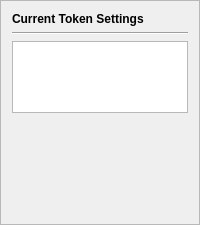
        <widget class="QFrame" name="frame_3">
         <property name="frameShape">
          <enum>QFrame::StyledPanel</enum>
         </property>
         <property name="frameShadow">
          <enum>QFrame::Raised</enum>
         </property>
         <layout class="QVBoxLayout" name="verticalLayout_8">
          <item>
           <layout class="QVBoxLayout" name="verticalLayout_9">
            <item>
             <widget class="QLabel" name="currentDataLabel">
              <property name="font">
               <font>
                <weight>75</weight>
                <bold>true</bold>
               </font>
              </property>
              <property name="lineWidth">
               <number>1</number>
              </property>
              <property name="text">
               <string>Current Token Settings</string>
              </property>
             </widget>
            </item>
            <item>
             <widget class="Line" name="line">
              <property name="orientation">
               <enum>Qt::Horizontal</enum>
              </property>
             </widget>
            </item>
            <item>
             <widget class="QTextBrowser" name="currentTokenData">
              <property name="lineWidth">
               <number>0</number>
              </property>
              <property name="verticalScrollBarPolicy">
               <enum>Qt::ScrollBarAsNeeded</enum>
              </property>
              <property name="horizontalScrollBarPolicy">
               <enum>Qt::ScrollBarAsNeeded</enum>
              </property>
              <property name="sizeAdjustPolicy">
               <enum>QAbstractScrollArea::AdjustToContents</enum>
              </property>
             </widget>
            </item>
            <item>
             <spacer name="verticalSpacer_3">
              <property name="orientation">
               <enum>Qt::Vertical</enum>
              </property>
              <property name="sizeHint" stdset="0">
               <size>
                <width>20</width>
                <height>100</height>
               </size>
              </property>
             </spacer>
            </item>
           </layout>
          </item>
         </layout>
        </widget>
